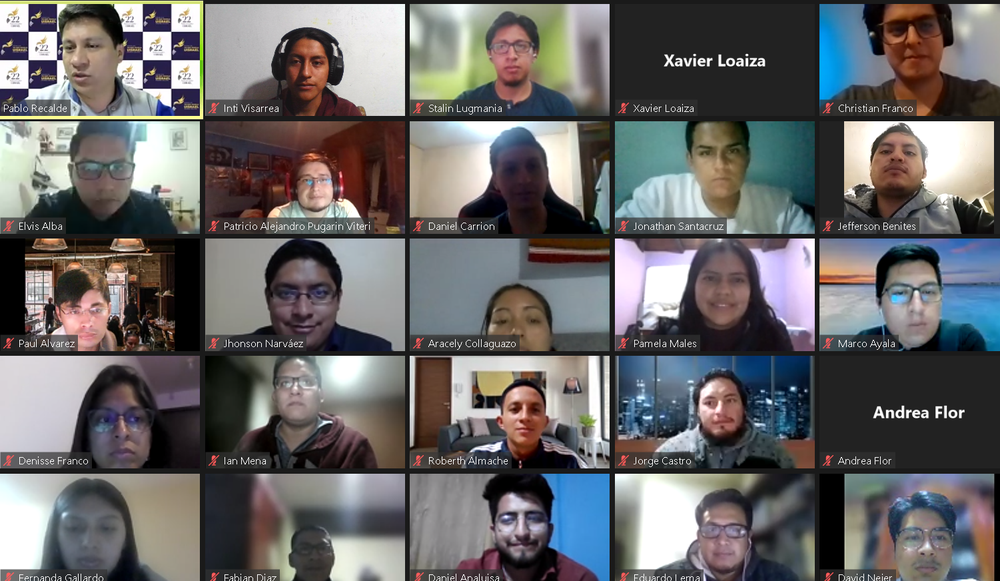
#> input picture rostros.png, 1000 x 581 px, shrunk from 1501 x 872 before the run
$ python Rostros.py
#> lines starting #> are read from the running program, lines starting #| are printed output that depends on the picture; after the words box and inside, x2 and y2 are one past the last pixel; in counts of white or black regions, pixels touching at a corner belong together
# -*- coding: utf-8 -*-
"""
Created on Tue May 18 19:33:09 2021

@author: precalde
"""

import cv2
import numpy as np

faceClassif = cv2.CascadeClassifier('haarcascade_frontalface_default.xml')

image = cv2.imread('rostros.png')
#> image is the input picture: shape (581, 1000, 3); mean B, G, R 104.3, 103.6, 105.2
gray = cv2.cvtColor(image, cv2.COLOR_BGR2GRAY)
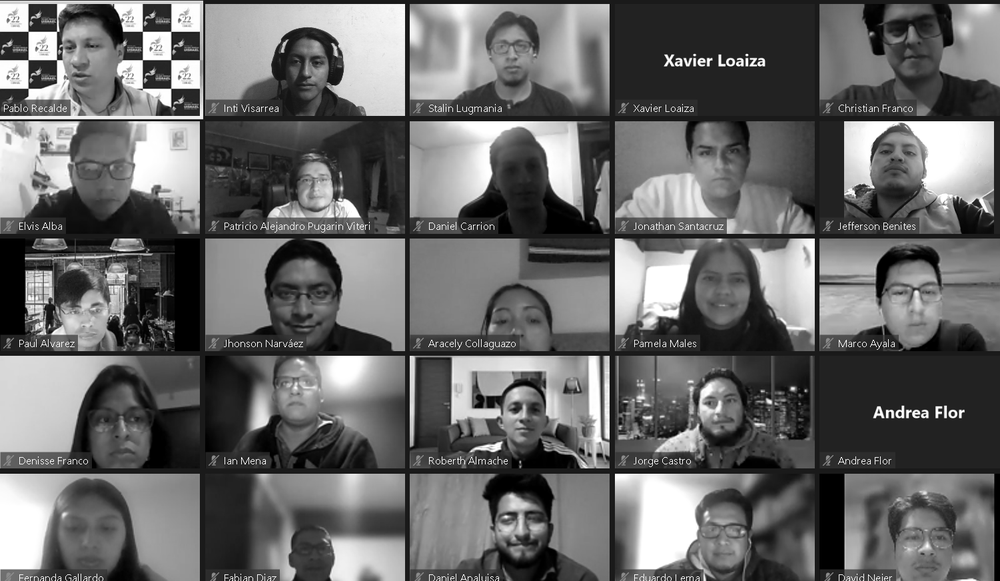
#> gray: shape (581, 1000); min 0, max 255, mean 104.2

faces = faceClassif.detectMultiScale(gray,
	scaleFactor=1.1,
	minNeighbors=5,
	minSize=(30,30),
	maxSize=(200,200))
#> faces = 18 rows, first 6: [483, 24, 57, 57], [290, 161, 51, 51], [270, 361, 56, 56], [696, 512, 55, 55], [277, 39, 58, 58], [497, 386, 57, 57]

for (x,y,w,h) in faces:
	cv2.rectangle(image,(x,y),(x+w,y+h),(0,255,0),2)
#> this loop made 18 passes
#> (x, y, w, h) on passes 1 to 12: (483, 24, 57, 57), (290, 161, 51, 51), (270, 361, 56, 56), (696, 512, 55, 55), (277, 39, 58, 58), (497, 386, 57, 57), (51, 23, 62, 62), (691, 378, 59, 59), (870, 129, 57, 57), (687, 127, 68, 68), (691, 255, 65, 65), (487, 492, 69, 69)
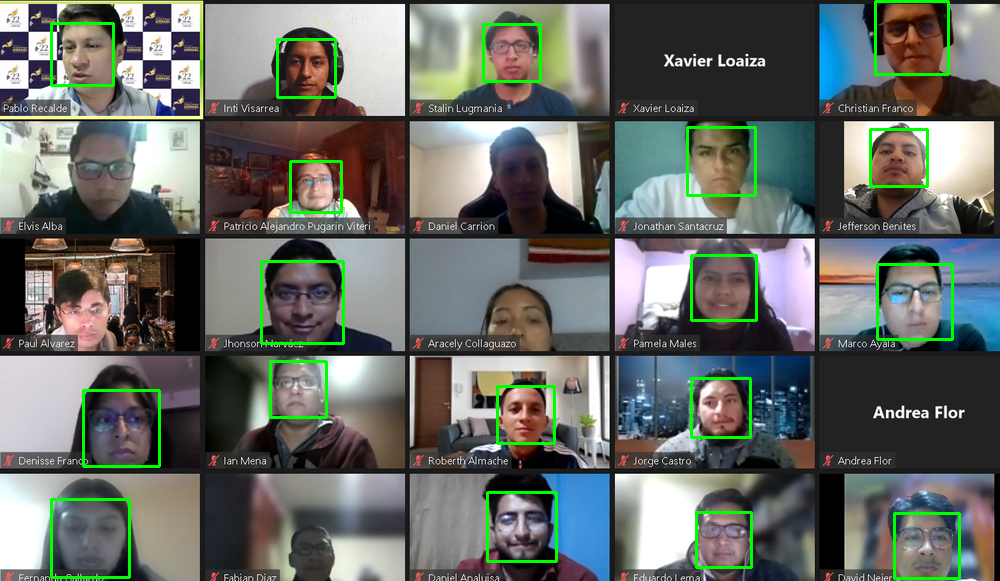
#> image: shape (581, 1000, 3); 2.39% of pixels changed, all inside (x1, y1, x2, y2) = (50, 0, 961, 580)

cv2.imshow('Lo que vemos',image)
cv2.waitKey(0)
cv2.destroyAllWindows()

$ run again, with leo.png copied over rostros.png
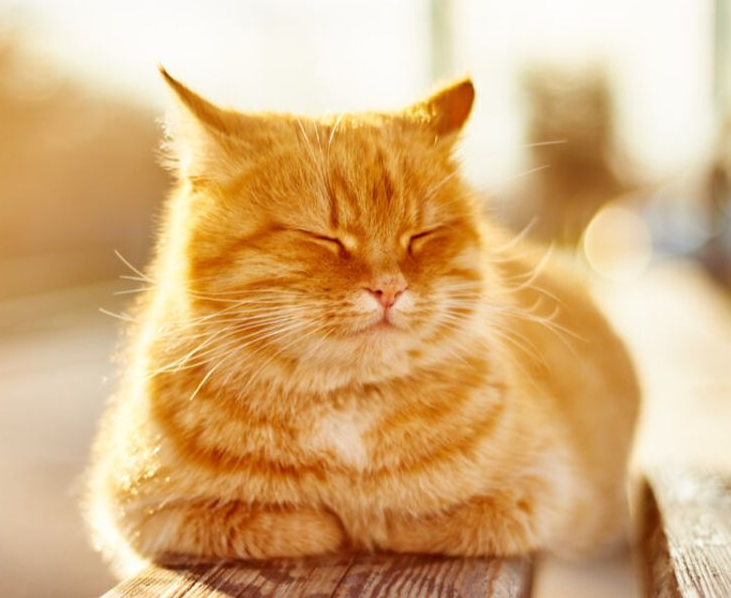
#> input picture leo.png, 731 x 598 px
#> image is the input picture: shape (598, 731, 3); mean B, G, R 124.7, 175.4, 215
#> `gray = cv2.cvtColor(image, cv2.COLOR_BGR2GRAY)`:
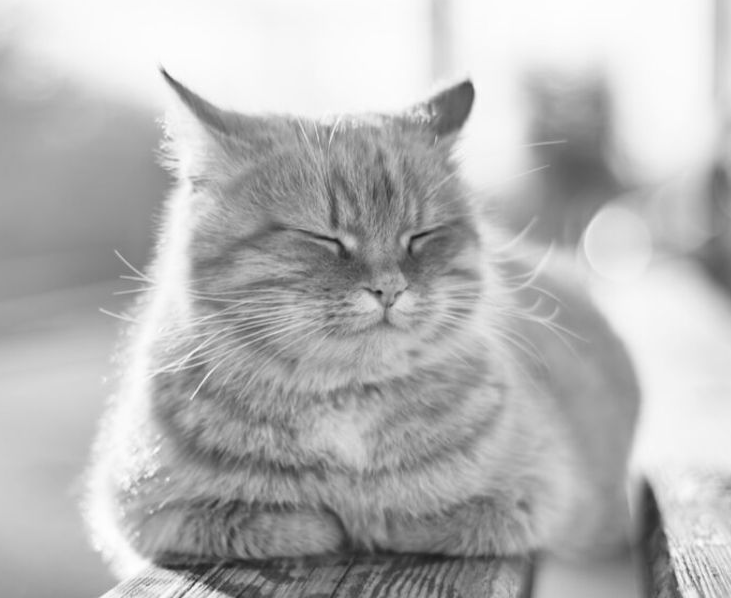
#> gray: shape (598, 731); min 27, max 254, mean 181.4
#> faces = [[92, 424, 62, 62]]
#> the loop `for (x,y,w,h) in faces:` made 1 pass
#> after the loop `for (x,y,w,h) in faces:`:
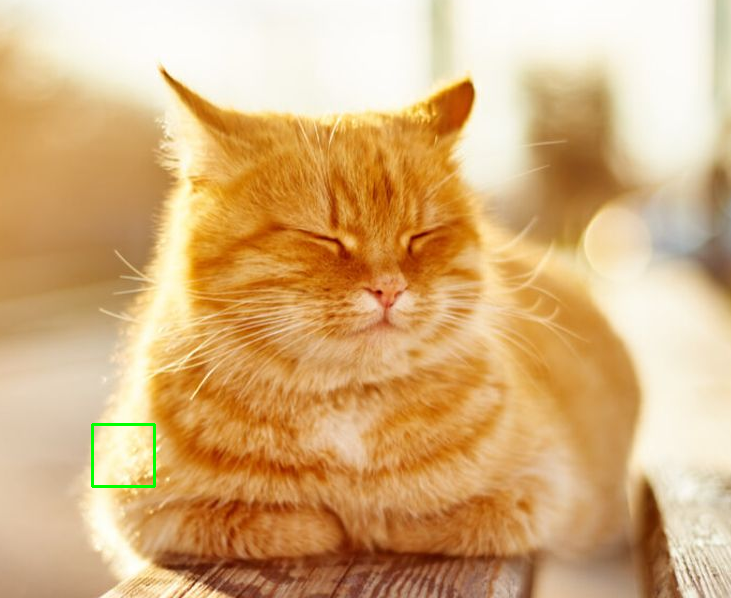
#> image: shape (598, 731, 3); 0.17% of pixels changed, all inside (x1, y1, x2, y2) = (91, 423, 156, 488)

$ run again, with personas.jpg saved as rostros.png
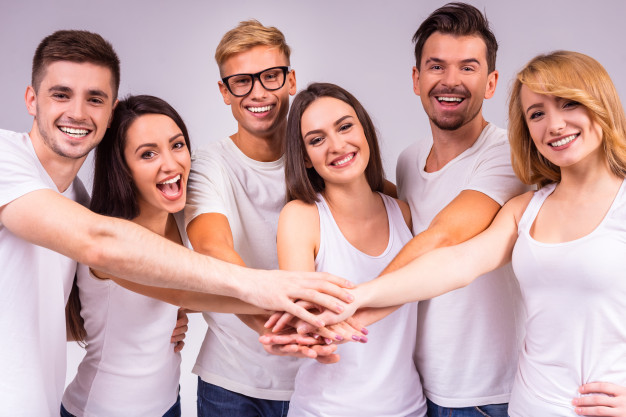
#> input picture personas.jpg, 626 x 417 px
#> image is the input picture: shape (417, 626, 3); mean B, G, R 168.9, 168, 201
#> `gray = cv2.cvtColor(image, cv2.COLOR_BGR2GRAY)`:
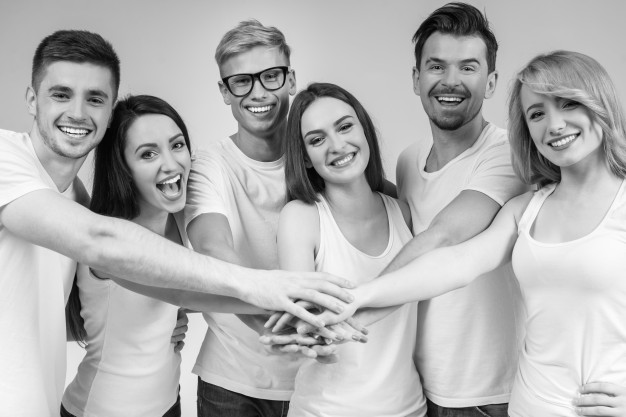
#> gray: shape (417, 626); min 1, max 255, mean 178
#> faces = [[118, 116, 87, 87], [409, 33, 85, 85], [31, 61, 93, 93], [290, 99, 82, 82], [213, 46, 86, 86], [505, 70, 100, 100]]
#> the loop `for (x,y,w,h) in faces:` made 6 passes
#> after the loop `for (x,y,w,h) in faces:`:
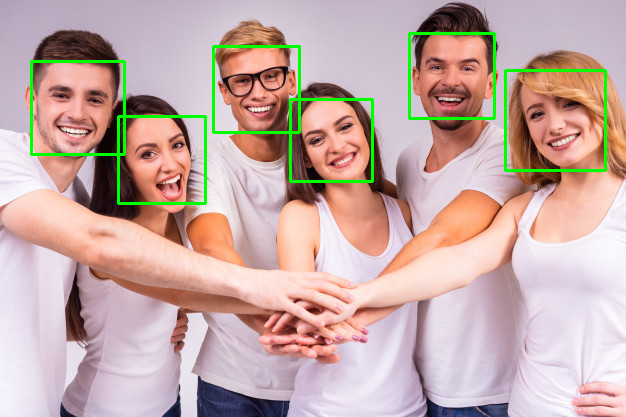
#> image: shape (417, 626, 3); 2.43% of pixels changed, all inside (x1, y1, x2, y2) = (30, 32, 607, 205)
